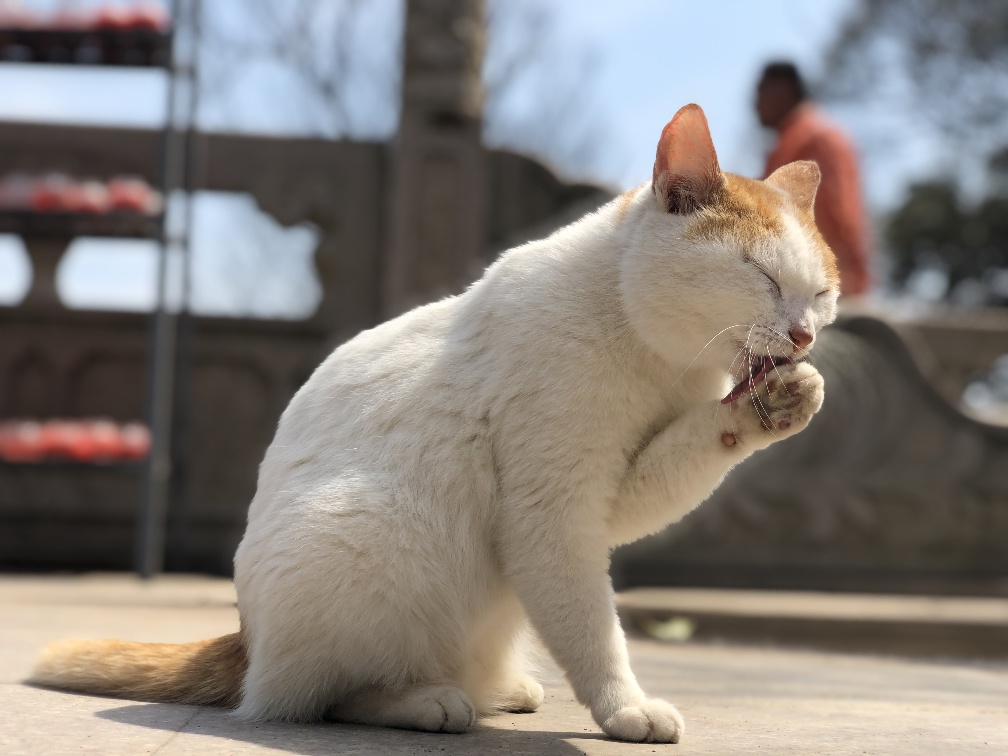
//> input picture images/smallCat.jpg, 1008 x 756 px
$ ./lab03_空域滤波   (built with g++ and OpenCV 4)
//> lines starting //> are read from the running program, lines starting //| are printed output that depends on the picture
#include <opencv2/opencv.hpp>
#include <iostream>
#include <math.h>
#include <vector>
using namespace std;
using namespace cv;


//Mat expandsrc(Mat src, int moudelInt);
void Filter(const Mat &src, Mat &dst, int ksize, double** templateMatrix);
void MeanFilter(const Mat &src, Mat &dst, int ksize);
void GaussianFilter(const Mat &src, Mat &dst, int ksize, double sigma);
void Laplacian(const Mat &src, Mat &dst);
void rob_sob(const Mat& src, Mat& dst, int x[][3], int y[][3]);
void enhanceFilter(const Mat& src, Mat& dst, int ksize, double k);
int main(int argc, char* argv[]) {

	Mat src, dst1, dst2, dst3, dst4, dst5, dst6, dst7;
	//@param1 图片路径
	//@param2 导入图片格式：0,灰度图像；1,彩色图像
	src = imread("D:/workspace/images/smallCat.jpg", 1);
//> src is the input picture: 756 rows x 1008 cols, CV_8UC3; mean B, G, R 120.8, 126.3, 132.9
	if (src.empty()) {
		cout << "找不到指定文件" << endl;
		return -1;
	}
	dst1 = src.clone();
	dst2 = src.clone();
	dst3 = src.clone();
	dst4 = src.clone();
	dst5 = src.clone();
	dst6 = src.clone();
	dst7 = src.clone();
	//原图
	namedWindow("原图", 0);
	imshow("原图", src);

	//均值滤波
	MeanFilter(src, dst1, 9);
	namedWindow("9*9均值滤波", 0);
	imshow("9*9均值滤波", dst1);

	//高斯滤波，单/三通道
	GaussianFilter(src, dst2, 9, 2);
	namedWindow("9*9高斯滤波", 0);
	imshow("9*9高斯滤波", dst2);

	//Laplacian
	Laplacian(src, dst4);
	namedWindow("Laplacian", 0);
	imshow("Laplacian", dst4);

	//Robert
	int x[3][3] = { 0, 0, 0, 0, -1, 0, 0, 0, 1 };
	int y[3][3] = { 0, 0, 0, 0, 0, -1, 0, 1, 0 };
	//rob_sob(src, dst5, x, y);
	namedWindow("Robert", 0);
	imshow("Robert", dst5);

	//Sobel
	int _x[3][3] = { -1, -2, -1, 0, 0, 0, -1, -2, -1};
	int _y[3][3] = { -1, 0, 1, -2, 0, 2, -1, 0, 1};
	//rob_sob(src, dst6, x, y);
	namedWindow("Sobel", 0);
	imshow("Sobel", dst6);

	//高提升算法:1,非掩膜；>1高提升；<1不强调非锐化模板的贡献
	int k = 2;
	//enhanceFilter(src, dst7, 3, k);
	namedWindow("Sobel", 0);
	imshow("Sobel", dst7);
	waitKey(0);
	return 0;
}


void Filter(const Mat &src, Mat &dst, int ksize, double** templateMatrix) {
//> called with ksize = 9
	assert(src.channels() || src.channels() == 3);
	//在控制台打印模板
	cout << ksize << "*" << ksize << "模板为： " << endl;
	for (int i = 0; i < ksize; i++)
	{
		for (int j = 0; j < ksize; j++)
		{
			cout << templateMatrix[i][j] << " ";
		}
		cout << endl;
	}
	//使用模板进行平滑处理
	int border = ksize / 2;
	copyMakeBorder(src, dst, border, border, border, border, BorderTypes::BORDER_REFLECT);
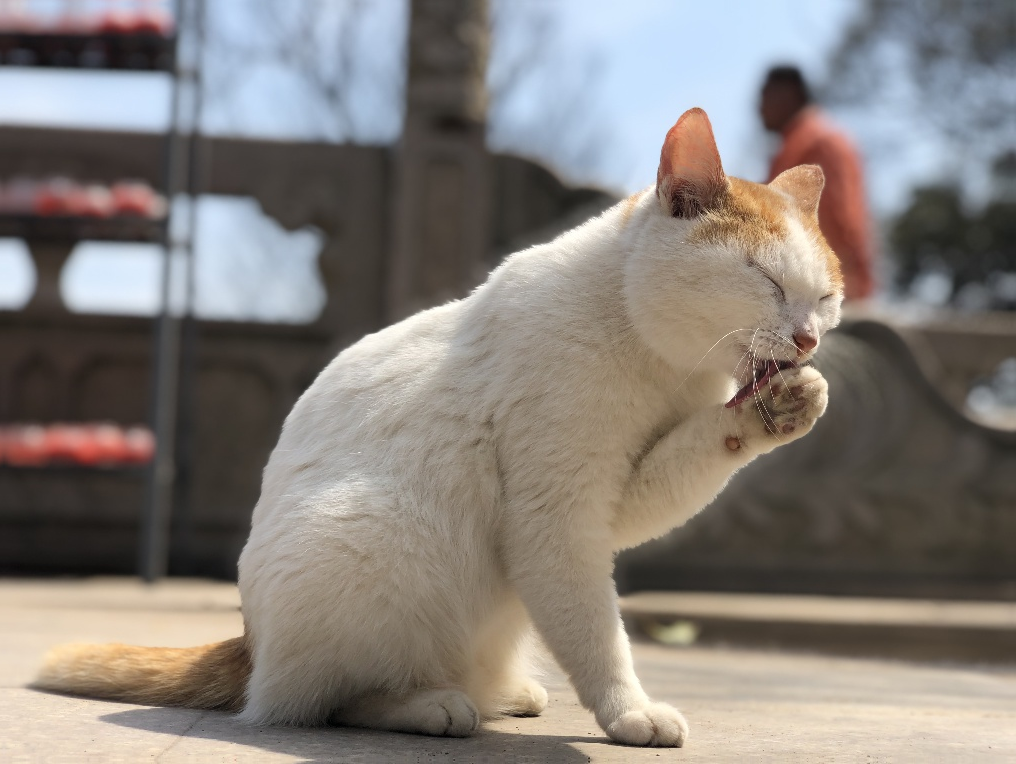
//> dst: 764 rows x 1016 cols, CV_8UC3; mean B, G, R 121.3, 126.7, 133.2
	int channels = src.channels();
//> channels = 3
	int cols = dst.cols - border;
//> cols = 1012
	int rows = dst.rows - border;
//> rows = 760
	for (int i = border; i < rows; i++) {
		for (int j = border; j < cols; j++) {
			double sum[3] = { 0 };
			for (int k = -border; k <= border; k++) {
				for (int m = -border; m <= border; m++) {
					if (channels == 1) {
						sum[0] += (double)templateMatrix[k + border][k + border] * dst.at<uchar>(i + k, j + m);
					}
					else if (channels == 3) {
						Vec3b rgb = dst.at<Vec3b>(i + k,j + m);
						auto tmp = templateMatrix[border + k][border + m];
						sum[0] += tmp*rgb[0];
						sum[1] += tmp*rgb[1];
						sum[2] += tmp*rgb[2];
					}
				}
			}
			//限定像素值在0-255之间
			for (int i = 0; i < channels; i++) {
				if (sum[i] < 0)
					sum[i] = 0;
				else if (sum[i] > 255)
					sum[i] = 255;
			}
			//
			if (channels == 1) {
				dst.at<uchar>(i, j) = static_cast<uchar>(sum[0]);
			}
			else if (channels == 3) {
				//Vec3b rgb = { static_cast<uchar>(sum[0]), static_cast<uchar>(sum[1]), static_cast<uchar>(sum[2]) };
				Vec3b rgb;
				rgb[0] = static_cast<uchar>(sum[0]);
				rgb[1] = static_cast<uchar>(sum[1]);
				rgb[2] = static_cast<uchar>(sum[2]);

				dst.at<Vec3b>(i, j) = rgb;
			}
		}
	}
	for (int i = 0; i < ksize; i++)
		delete[] templateMatrix[i];
	delete[] templateMatrix;
}

void MeanFilter(const Mat &src, Mat &dst, int ksize) {
	//generate mean mask
	double **templateMatrix = new double *[ksize];
	for (int i = 0; i < ksize; i++) {
		templateMatrix[i] = new double[ksize];
	}
	int tmp = ksize*ksize;
	int origin = ksize / 2;
	for (int i = 0; i < ksize; i++) {
		for (int j = 0; j < ksize; j++) {
			templateMatrix[i][j] = 1.0 / tmp;
		}
	}
	Filter(src, dst, ksize, templateMatrix);
}

void GaussianFilter(const Mat &src, Mat &dst, int ksize, double sigma)
{
//> called with ksize = 9, sigma = 2
	//generate gaussian mask
	const static double pi = 3.1415926;
	// 根据窗口大小和sigma生成高斯滤波器模板
	// 申请一个二维数组，存放生成的高斯模板矩阵
	double **templateMatrix = new double*[ksize];
	for (int i = 0; i < ksize; i++)
		templateMatrix[i] = new double[ksize];
	int origin = ksize / 2; // 以模板的中心为原点
	double x2, y2;
	double sum = 0;
	for (int i = 0; i < ksize; i++)
	{
		x2 = pow(i - origin, 2);
		for (int j = 0; j < ksize; j++)
		{
			y2 = pow(double(j - origin), 2);
			// 高斯函数前的常数可以不用计算，会在归一化的过程中给消去
			double g = exp(-(x2 + y2) / (2 * sigma * sigma));
			sum += g;
			templateMatrix[i][j] = g;
		}
	}

	double k = 1 / sum;
	for (int i = 0; i < ksize; i++) {
		for (int j = 0; j < ksize; j++) {
			templateMatrix[i][j] *= k;
		}
	}
	Filter(src, dst, ksize, templateMatrix);
}

void Laplacian(const Mat &src, Mat &dst) {
	vector<double> list = { -1, -1, -1, -1, 4, -1, -1, -1, -1};
	double** templateMatrix = new double*[3];
	for (int i = 0; i < 3; i++) {
		templateMatrix[i] = new double[3];
	}
	int k = 0;
	for (int i = 0; i < 3; i++) {
		for (int j = 0; j < 3; j++) {
			templateMatrix[i][j] = list[k++];
		}
	}
	Filter(src, dst, 3,templateMatrix);
//> call 3 of Filter, with ksize = 3
//> after the loop in Filter (call 3), `for (int i = border; i < rows; i++)`:
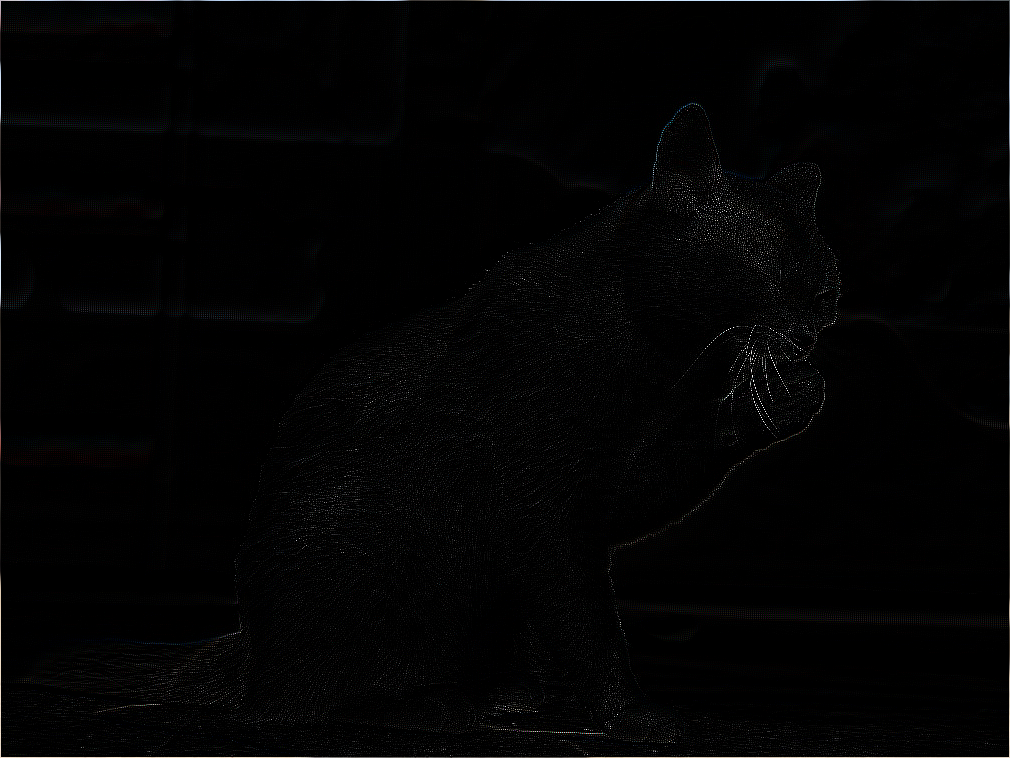
//> dst: 758 rows x 1010 cols, CV_8UC3; mean B, G, R 3, 2.9, 2.9
}

// [68 lines left out: functions rob_sob, enhanceFilter, not called in this run]
